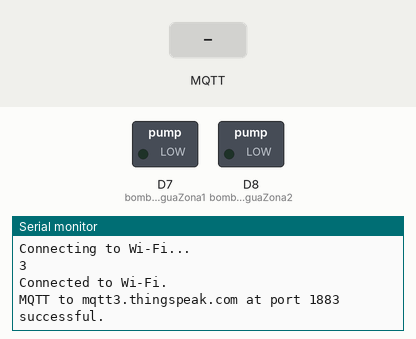
Recording of a sketch running on a simulated Arduino Uno R4 WiFi. Parts: switched loads named in the sketch (green lamp = pin HIGH), the last lines printed to the serial monitor. The test bench sets the inputs (shaded band). WiFi joins after 1.5 s; servers stay silent unless stated; EEPROM starts erased; no MQTT or app messages arrive unless stated.

Above: at 9.7 s.
9.8 s: MQTT message "1" arrives on the first subscribed topic
At 10.2 s:
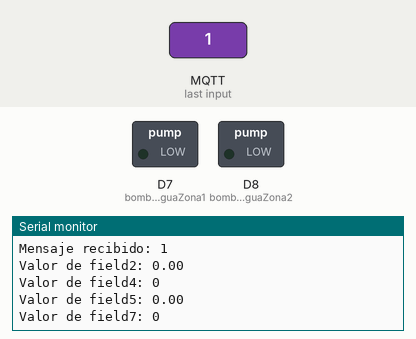
11.3 s: MQTT message "on" arrives on the first subscribed topic
At 12.5 s:
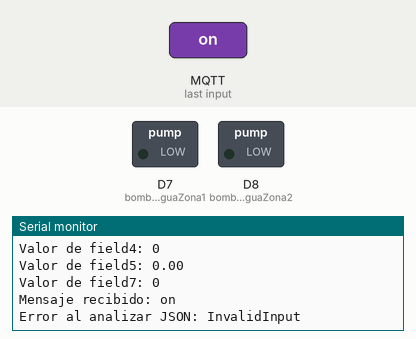
12.8 s: MQTT message "off" arrives on the first subscribed topic
At 13.7 s:
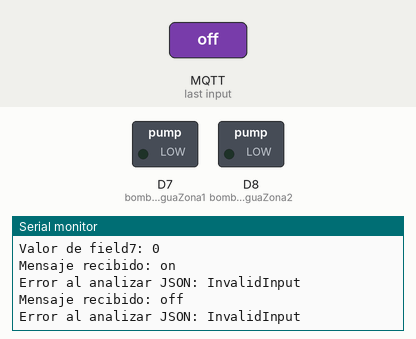
Timing chart, 0 to 15.8 s (numbered marks = the images above; inputs shaded):
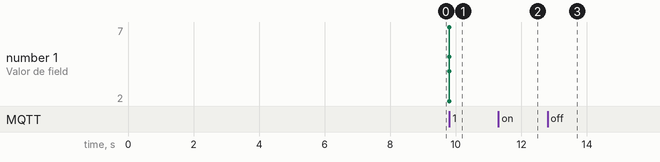

The sketch:

control_agua.ino
```cpp
// Reto: Sistema de IoT para gestion, monitoreo y control de un invernadero

/* Codigo fuente del sistema de control de agua (riego automatizado)
Elaborado por:
Marcos Allen Martínez Cortés
Sebastián Hernández Guevara
Karol Anette Lozano González
Edwin Emmanuel Salazar Meza */


#include <PubSubClient.h> // Libreria para gestionar la conexion MQTT
#include <ArduinoJson.h> // Libreria para manejar mensajes JSON de manera sencilla
#include "GravityTDS.h" // Libreria para leer los datos del sensor TDS (Total Dissolved Solids) de agua
#include <EEPROM.h> // Libreria para leer y escribir en la memoria EEPROM

// Definicion de variables a utilizar
#define TdsSensorPin A0
GravityTDS gravityTds;      // Objeto para interactuar con el sensor TDS
float calidad;              // Variable para almacenar la calidad del agua
const int bombaAguaZona1 = 7;  // Pin para la bomba de agua en la Zona 1
const int bombaAguaZona2 = 8;  // Pin para la bomba de agua en la Zona 2
int field4_value = 0;      // Variable para almacenar la humedad del suelo de la zona 1
int field7_value = 0;      // Variable para almacenar la humedad del suelo de la zona 2
float field2_value = 0;    // Variable para almacenar la temperatura de la zona 1
float field5_value = 0;    // Variable para almacenar la temperatura de la zona 2

// Credenciales para conectarse a la red WiFi
const char* ssid = "";
const char* password = "";

// Servidor MQTT de ThingSpeak
const char* server = "mqtt3.thingspeak.com";

// Definicion de la conexion segura o no segura
// En algunos casos, ciertos dispositivos IoT no soportan la conexion segura
//#define USESECUREMQTT             // Descomentar esta linea si se utiliza conexion segura
#ifdef USESECUREMQTT
  #include <WiFiClientSecure.h>   // Si se usa conexión segura, se incluye la librería de WiFi seguro
  #define mqttPort 8883           // Puerto para conexión segura
  WiFiClientSecure client;       // Cliente para la conexión segura
#else
  #include <WiFiS3.h>            // Si no se usa conexión segura, se usa esta librería
  #define mqttPort 1883           // Puerto para conexión no segura
  WiFiClient client;            // Cliente para la conexión no segura
#endif

// Credenciales para publicar y suscribirse en el canal de ThingSpeak
const char mqttUserName[]   = "";
const char clientID[]       = "";
const char mqttPass[]       = "";

// ID del canal en ThingSpeak
#define channelID 2727382

// Certificado para conexion segura (para dispositivos como el ESP32)
const char * PROGMEM thingspeak_ca_cert = \
  "-----BEGIN CERTIFICATE-----\n" \
  "MIIDxTCCAq2gAwIBAgIQAqxcJmoLQJuPC3nyrkYldzANBgkqhkiG9w0BAQUFADBs\n" \
  "MQswCQYDVQQGEwJVUzEVMBMGA1UEChMMRGlnaUNlcnQgSW5jMRkwFwYDVQQLExB3\n" \
  "d3cuZGlnaWNlcnQuY29tMSswKQYDVQQDEyJEaWdpQ2VydCBIaWdoIEFzc3VyYW5j\n" \
  "ZSBFViBSb290IENBMB4XDTA2MTExMDAwMDAwMFoXDTMxMTExMDAwMDAwMFowbDEL\n" \
  "MAkGA1UEBhMCVVMxFTATBgNVBAoTDERpZ2lDZXJ0IEluYzEZMBcGA1UECxMQd3d3\n" \
  "LmRpZ2ljZXJ0LmNvbTErMCkGA1UEAxMiRGlnaUNlcnQgSGlnaCBBc3N1cmFuY2Ug\n" \
  "RVYgUm9vdCBDQTCCASIwDQYJKoZIhvcNAQEBBQADggEPADCCAQoCggEBAMbM5XPm\n" \
  "+9S75S0tMqbf5YE/yc0lSbZxKsPVlDRnogocsF9ppkCxxLeyj9CYpKlBWTrT3JTW\n" \
  "PNt0OKRKzE0lgvdKpVMSOO7zSW1xkX5jtqumX8OkhPhPYlG++MXs2ziS4wblCJEM\n" \
  "xChBVfvLWokVfnHoNb9Ncgk9vjo4UFt3MRuNs8ckRZqnrG0AFFoEt7oT61EKmEFB\n" \
  "Ik5lYYeBQVCmeVyJ3hlKV9Uu5l0cUyx+mM0aBhakaHPQNAQTXKFx01p8VdteZOE3\n" \
  "hzBWBOURtCmAEvF5OYiiAhF8J2a3iLd48soKqDirCmTCv2ZdlYTBoSUeh10aUAsg\n" \
  "EsxBu24LUTi4S8sCAwEAAaNjMGEwDgYDVR0PAQH/BAQDAgGGMA8GA1UdEwEB/wQF\n" \
  "MAMBAf8wHQYDVR0OBBYEFLE+w2kD+L9HAdSYJhoIAu9jZCvDMB8GA1UdIwQYMBaA\n" \
  "FLE+w2kD+L9HAdSYJhoIAu9jZCvDMA0GCSqGSIb3DQEBBQUAA4IBAQAcGgaX3Nec\n" \
  "nzyIZgYIVyHbIUf4KmeqvxgydkAQV8GK83rZEWWONfqe/EW1ntlMMUu4kehDLI6z\n" \
  "eM7b41N5cdblIZQB2lWHmiRk9opmzN6cN82oNLFpmyPInngiK3BD41VHMWEZ71jF\n" \
  "hS9OMPagMRYjyOfiZRYzy78aG6A9+MpeizGLYAiJLQwGXFK3xPkKmNEVX58Svnw2\n" \
  "Yzi9RKR/5CYrCsSXaQ3pjOLAEFe4yHYSkVXySGnYvCoCWw9E1CAx2/S6cCZdkGCe\n" \
  "vEsXCS+0yx5DaMkHJ8HSXPfqIbloEpw8nL+e/IBcm2PN7EeqJSdnoDfzAIJ9VNep\n" \
  "+OkuE6N36B9K\n" \
  "-----END CERTIFICATE-----\n";

// Estado inicial de la conexion WiFi
int status = WL_IDLE_STATUS;

// El cliente MQTT esta vinculado a la conexion WiFi
PubSubClient mqttClient( client );

// Variables para controlar la sincronizacion de las conexiones y la frecuencia de lectura de sensores (en milisegundos)
int connectionDelay    = 4;    // Retraso (s) entre intentos de conexión WiFi
long lastPublishMillis = 0;    // Para almacenar el valor de la ultima llamada de la funcion millis()
int updateInterval     = 15;   // Los valores del sensor se publican cada 15 segundos

/* Prototipos de funciones agrupadas por funcionalidad y dependencias */

// Funcion para conectar al Wi-Fi
void connectWifi();

// Funcion para conectar al servidor MQTT (mqtt3.thingspeak.com)
void mqttConnect();

// Funcion para suscribirse al canal de ThingSpeak para recibir actualizaciones
void mqttSubscribe( long subChannelID );

// Funcion para manejar los mensajes de la suscripcion MQTT al servidor de ThingSpeak
void mqttSubscriptionCallback( char* topic, byte* payload, unsigned int length );

// Funcion para publicar mensajes en el canal de ThingSpeak
void mqttPublish(long pubChannelID, String message);


void setup() {
  // Este codigo se ejecuta solo una vez al inicio del programa

  // Configuracion inicial del puerto serial y memoria EEPROM
  Serial.begin(115200);  // Establece la tasa de transmision serial
  EEPROM.begin();        // Inicializa la memoria EEPROM para configuraciones persistentes
  delay(3000);           // Retraso para permitir que la configuracion serial se complete

  // Configuracion del sensor TDS (Total Dissolved Solids) de calidad de agua
  gravityTds.setPin(TdsSensorPin);    // Establece el pin del sensor TDS
  gravityTds.setAref(3.3);            // Establece el voltaje de referencia a 3.3V
  gravityTds.setAdcRange(1024);       // Establece el rango del ADC a 1024
  gravityTds.begin();                 // Inicializa el sensor TDS

  // Configuracion de las bombas de agua
  pinMode(bombaAguaZona1, OUTPUT);    // Configura el pin de la bomba de la zona 1 como salida
  pinMode(bombaAguaZona2, OUTPUT);    // Configura el pin de la bomba de la zona 2 como salida
  digitalWrite(bombaAguaZona1, LOW); // Apaga la bomba de la zona 1
  digitalWrite(bombaAguaZona2, LOW); // Apaga la bomba de la zona 2

  // Conexion a la red Wi-Fi
  connectWifi();   // Conecta el dispositivo a la red Wi-Fi

  // Configuracion del cliente MQTT para conectarse con el broker ThingSpeak
  mqttClient.setServer( server, mqttPort );  // Configura el servidor MQTT y el puerto
  mqttClient.setCallback( mqttSubscriptionCallback );  // Establece la funcion de callback para mensajes MQTT
  mqttClient.setBufferSize( 2048 );  // Establece el tamaño del buffer para mensajes MQTT

  // Conexion segura MQTT (si esta habilitada)
  #ifdef USESECUREMQTT
    client.setCACert(thingspeak_ca_cert);  // Establece el certificado CA de ThinkSpeak para conexion segura
  #endif
}


void loop() {
  // Despues de que todo esta configurado, se entra al ciclo de percepcion-accion
  // Reintentar la conexion a WiFi si se ha perdido la conexion
  if (WiFi.status() != WL_CONNECTED) {
      connectWifi();  // Reconectar WiFi si la conexion no esta activa
  }

  // Si el cliente MQTT no esta conectado, intentamos conectar de nuevo
  if (!mqttClient.connected()) {
     mqttConnect(); // Reconectar MQTT
     mqttSubscribe( channelID ); // Suscribirse al canal de ThingSpeak
  }

  // Mantener la conexion con el servidor MQTT mediante la llamada al loop()
  mqttClient.loop();

  // Actualizar el canal de ThingSpeak cada vez que pase el intervalo de actualizacion
  // El resultado de esta actualizacion sera el mensaje enviado al suscriptor
  if ( (millis() - lastPublishMillis) > updateInterval*1000) {

    // Si los valores de field2 y field5 no son 0, se calcula el promedio de estos y se establece como temperatura
    if (field2_value != 0 && field5_value != 0) {
      float promedio = (field2_value + field5_value) / 2;
      gravityTds.setTemperature(promedio); // Establecer la temperatura para el sensor TDS
    } else {
      gravityTds.setTemperature(20); // Si los valores son incorrectos, usar un valor por defecto de 20°C
    }
    gravityTds.update(); // Actualizar el sensor de TDS
    calidad = gravityTds.getTdsValue(); // Obtener el valor de calidad del agua en PPM
    Serial.print(F("Quality: "));
    Serial.print(calidad, 2);
    Serial.println("ppm");

    // Evaluar la calidad del agua segun el valor de TDS
    if (calidad < 500) {
      Serial.println("La calidad del agua es excelente.");
    } else if (calidad >= 500) {
      Serial.println("El agua presenta indicios de contaminación (no recomendable).");
    }

    // Publicar el valor de calidad del agua en el canal de ThingSpeak (field1)
    mqttPublish( channelID, (String("field1=")+String(calidad)));
    lastPublishMillis = millis(); // Actualizar el tiempo del ultimo mensaje publicado

    // Si la calidad del agua no es aceptable (TDS >= 500), desactivar ambas bombas
    if (calidad >= 500) {
      digitalWrite(bombaAguaZona1, LOW); // Apagar la bomba de Zona 1
      digitalWrite(bombaAguaZona2, LOW); // Apagar la bomba de Zona 2
      Serial.println("Ambas bombas desactivadas debido a mala calidad del agua.");
    } else {
      // Si la calidad del agua es aceptable, controlar las bombas basándose en los valores de humedad del suelo (field4 y field7)
      if (field4_value < 1200 && field7_value < 1200 && field4_value != 0 && field7_value != 0 ) {
        digitalWrite(bombaAguaZona1, HIGH); // Activar ambas bombas si los valores de humedad son bajos
        digitalWrite(bombaAguaZona2, HIGH);
        Serial.println("Ambas bombas activadas porque field4 y field7 < 1200.");
      } else if (field4_value < 1200 && field4_value != 0  ) {
        digitalWrite(bombaAguaZona1, HIGH); // Activar solo la bomba de Zona 1
        digitalWrite(bombaAguaZona2, LOW);
        Serial.println("Bomba de Zona 1 activada porque field4 < 1200.");
      } else if (field7_value < 1200 && field7_value != 0 ) {
        digitalWrite(bombaAguaZona1, LOW);
        digitalWrite(bombaAguaZona2, HIGH); // Activar solo la bomba de Zona 2
        Serial.println("Bomba de Zona 2 activada porque field7 < 1200.");
      } else {
        // Si los valores de humedad son altos o los datos son erroneos (0), desactivar ambas bombas
        digitalWrite(bombaAguaZona1, LOW);
        digitalWrite(bombaAguaZona2, LOW);
        Serial.println("Ambas bombas desactivadas porque field4 y field7 >= 1200 o datos erroneos (0)");
      }
    }
  }
}

// Funcion para conectar a la red WiFi
void connectWifi() {
  Serial.println( "Connecting to Wi-Fi..." ); // Mensaje inicial
  // Reintentar hasta obtener conexion exitosa
    while ( WiFi.status() != WL_CONNECTED ) {
    WiFi.begin(ssid, password); // Intentar conectar usando las credenciales definidas
    delay( connectionDelay*1000 ); // Esperar el tiempo de reintento (delay entre intentos)
    Serial.println( WiFi.status() ); // Mostrar el estado de la conexion
  }
  Serial.println( "Connected to Wi-Fi." ); // Mensaje cuando la conexion WiFi es exitosa
}

// Funcion para conectar al servidor MQTT
void mqttConnect() {
  // Reintentar la conexion al servidor MQTT hasta que sea exitosa
  while ( !mqttClient.connected() ) {
    // Intentar conectar con el broker MQTT usando las credenciales definidas
    if ( mqttClient.connect( clientID, mqttUserName, mqttPass ) ) {
      Serial.print( "MQTT to " );
      Serial.print( server );
      Serial.print (" at port ");
      Serial.print( mqttPort );
      Serial.println( " successful." ); // Mostrar exito de la conexion
    } else {
      Serial.print( "MQTT connection failed, rc = " );
      // Mostrar codigo de error en caso de fallo
      Serial.print( mqttClient.state() );
      Serial.println( " Will try the connection again in a few seconds" );
      delay( connectionDelay*1000 ); // Reintentar la conexion despues de un tiempo de espera
    }
  }
}

// Funcion para suscribirse a un canal de ThingSpeak para recibir actualizaciones
void mqttSubscribe( long subChannelID ) {
  String myTopic = "channels/"+String( subChannelID )+"/subscribe"; // Crear el topico de suscripcion basado en el canal
  mqttClient.subscribe(myTopic.c_str()); // Suscribirse al topico
}

// Funcion para procesar los mensajes JSON recibidos desde el servidor MQTT
void processJsonMessage(const char* jsonMessage) {
  // Crear un objeto DynamicJsonDocument para almacenar el mensaje JSON
  DynamicJsonDocument doc(2048);

  // Intentar deserializar el mensaje JSON
  DeserializationError error = deserializeJson(doc, jsonMessage);

  // Si hay un error al deserializar, mostrar el mensaje de error
  if (error) {
    Serial.print("Error al analizar JSON: ");
    Serial.println(error.c_str());
    return;
  }

  // Extraer los valores de los campos field2, field4, field5, y field7 del JSON
  if (doc.containsKey("field2") && !doc["field2"].isNull()) {
    field2_value = doc["field2"].as<float>();
  }
  if (doc.containsKey("field4") && !doc["field4"].isNull()) {
    field4_value = doc["field4"].as<int>();
  }
  if (doc.containsKey("field5") && !doc["field5"].isNull()) {
    field5_value = doc["field5"].as<float>();
  }
  if (doc.containsKey("field7") && !doc["field7"].isNull()) {
    field7_value = doc["field7"].as<int>();
  }

  // Imprimir los valores de los campos recibidos en el monitor serial
  Serial.print("Valor de field2: ");
  Serial.println(field2_value);
  Serial.print("Valor de field4: ");
  Serial.println(field4_value);
  Serial.print("Valor de field5: ");
  Serial.println(field5_value);
  Serial.print("Valor de field7: ");
  Serial.println(field7_value);
}

// Funcion callback de suscripcion MQTT que se llama cuando llega un nuevo mensaje
void mqttSubscriptionCallback(char* topic, byte* payload, unsigned int length) {
  String message = "";
  for (int i = 0; i < length; i++) {
    message += (char)payload[i]; // Convertir el payload de byte a cadena
  }
  Serial.println("Mensaje recibido: " + message); // Mostrar el mensaje recibido en el monitor serial
  // Llamar a la funcion para procesar el mensaje JSON
  processJsonMessage(message.c_str());
}

// Funcion para publicar un mensaje en el canal de ThingSpeak
void mqttPublish(long pubChannelID, String message) {
  String topicString ="channels/" + String( pubChannelID ) + "/publish"; // Crear el topico para la publicacion
  mqttClient.publish( topicString.c_str(), message.c_str() ); // Publicar el mensaje en el topico
}
```

Measured:
- after the input at 9.8 s, the serial monitor: prints a new line at once (image 1)
- after the input at 11.3 s, the serial monitor: prints a new line at once (image 2)
- after the input at 12.8 s, the serial monitor: prints a new line at once (image 3)
